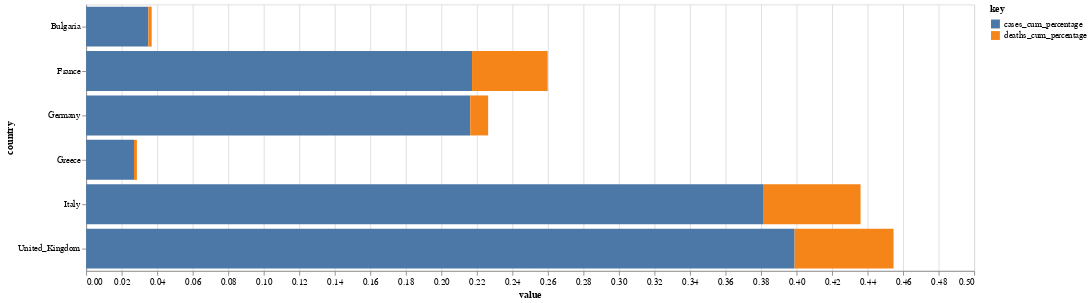

The code cell stored with this chart in its notebook:
### Code cell
my_tooltips = ['country','cases_cum_percentage', 'deaths_cum_percentage', 'deaths_cum_percentage_cases' ]

alt.Chart(df_last_date.reset_index()).transform_fold(
    fold=['cases_cum_percentage','deaths_cum_percentage']).mark_bar().encode(
    y='country:N',
    x='value:Q',
    color='key:N',
    tooltip = my_tooltips).properties(
        width=1000,
        height=300
    )

### Figure 1 — Vega-Lite specification as saved in the notebook (floating-point values rounded to 4 significant figures)
{"config": {"view": {"continuousWidth": 400, "continuousHeight": 300}}, "data": {"name": "data-4af856ee9f22fb4f15a901341d831dee"}, "mark": "bar", "encoding": {"color": {"type": "nominal", "field": "key"}, "tooltip": [{"type": "nominal", "field": "country"}, {"type": "quantitative", "field": "cases_cum_percentage"}, {"type": "quantitative", "field": "deaths_cum_percentage"}, {"type": "quantitative", "field": "deaths_cum_percentage_cases"}], "x": {"type": "quantitative", "field": "value"}, "y": {"type": "nominal", "field": "country"}}, "height": 300, "transform": [{"fold": ["cases_cum_percentage", "deaths_cum_percentage"]}], "width": 1000, "$schema": "https://vega.github.io/schema/vega-lite/v4.0.2.json", "datasets": {"data-4af856ee9f22fb4f15a901341d831dee": [{"country": "Bulgaria", "date": "2020-05-27T00:00:00", "cases": 91, "deaths": 6, "code": "BG", "population": 7024216, "continentExp": "Europe", "cases_cum": 2460, "deaths_cum": 133, "population_millions": 0.7024, "cases_cum_percentage": 0.03502, "deaths_cum_percentage": 0.001893, "deaths_cum_percentage_cases": 5.407}, {"country": "France", "date": "2020-05-27T00:00:00", "cases": 7578, "deaths": 2004, "code": "FR", "population": 66987244, "continentExp": "Europe", "cases_cum": 145555, "deaths_cum": 28530, "population_millions": 6.699, "cases_cum_percentage": 0.2173, "deaths_cum_percentage": 0.04259, "deaths_cum_percentage_cases": 19.6}, {"country": "Germany", "date": "2020-05-27T00:00:00", "cases": 6294, "deaths": 315, "code": "DE", "population": 82927922, "continentExp": "Europe", "cases_cum": 179364, "deaths_cum": 8349, "population_millions": 8.293, "cases_cum_percentage": 0.2163, "deaths_cum_percentage": 0.01007, "deaths_cum_percentage_cases": 4.655}, {"country": "Greece", "date": "2020-05-27T00:00:00", "cases": 156, "deaths": 9, "code": "EL", "population": 10727668, "continentExp": "Europe", "cases_cum": 2892, "deaths_cum": 173, "population_millions": 1.073, "cases_cum_percentage": 0.02696, "deaths_cum_percentage": 0.001613, "deaths_cum_percentage_cases": 5.982}, {"country": "Italy", "date": "2020-05-27T00:00:00", "cases": 6557, "deaths": 971, "code": "IT", "population": 60431283, "continentExp": "Europe", "cases_cum": 230555, "deaths_cum": 32955, "population_millions": 6.043, "cases_cum_percentage": 0.3815, "deaths_cum_percentage": 0.05453, "deaths_cum_percentage_cases": 14.29}, {"country": "United_Kingdom", "date": "2020-05-27T00:00:00", "cases": 8719, "deaths": 1172, "code": "UK", "population": 66488991, "continentExp": "Europe", "cases_cum": 265227, "deaths_cum": 37048, "population_millions": 6.649, "cases_cum_percentage": 0.3989, "deaths_cum_percentage": 0.05572, "deaths_cum_percentage_cases": 13.97}]}}
